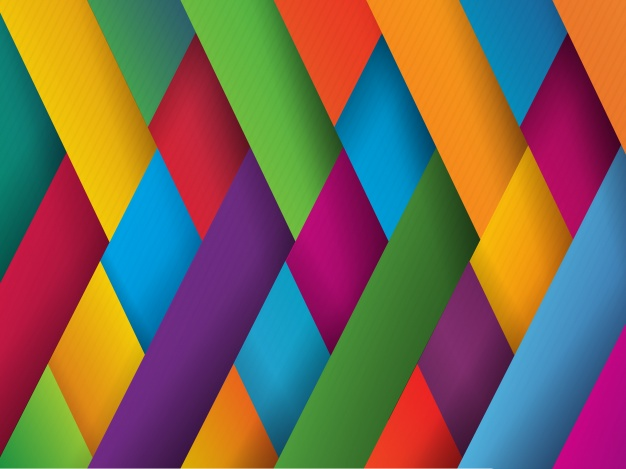
//> input picture KMeans/multicolor.jpg, 626 x 469 px
$ ./prova multicolor.jpg 3 3 3   (built with g++ and OpenCV 4)
//> lines starting //> are read from the running program, lines starting //| are printed output that depends on the picture
#include <iostream>
#include <cmath>
#include "opencv2/highgui/highgui.hpp"
#include "opencv2/imgproc/imgproc.hpp"

using namespace std;
using namespace cv;

Mat kMeans(Mat img,int K,int tentativi,int soglia)
{
  Mat toModify = img.clone();
  int rows = img.rows;
  int cols = img.cols;
  vector<Vec3b> oldPoints;
  vector<Vec3b> newPoints;
  vector<Point> clusters[K];

  for(int i=0; i<K; i++)
  {
    int x = rand()%rows;
    int y = rand()%cols;
    Vec3b V = img.at<Vec3b>(x,y);
    oldPoints.push_back(V);
  }

  int n = 0;
  bool finito = 0;
  while(!finito && n<=tentativi)
  {
    cout << "Tentativo numero: "<< n+1 << endl;

    for(int i=0; i<K; i++)
    {
      clusters[i].clear();
    }

    for(int i=0; i<rows; i++)
    {
      for(int j=0; j<cols; j++)
      {
        int indice;
        int minimo = INT_MAX;
        for(int k=0; k<K; k++)
        {
          int distanza = sqrt(pow(img.at<Vec3b>(i,j).val[0]-oldPoints[k].val[0],2) +
                          pow(img.at<Vec3b>(i,j).val[1]-oldPoints[k].val[1],2) +
                          pow(img.at<Vec3b>(i,j).val[2]-oldPoints[k].val[2],2));

          if(distanza < minimo)
          {
            minimo = distanza;
            indice = k;
          }
        }
        Point p = Point(i,j);
        clusters[indice].push_back(p);
      }
    }

    for(int i=0; i<K; i++)
    {
      Vec3b V;
      int val0 = 0;
      int val1 = 0;
      int val2 = 0;

      for(int j=0 ; j<clusters[i].size(); j++)
      {
        int x = clusters[i][j].x;
        int y = clusters[i][j].y;

        val0 += img.at<Vec3b>(x,y).val[0];
        val1 += img.at<Vec3b>(x,y).val[1];
        val2 += img.at<Vec3b>(x,y).val[2];
      }

      V.val[0] = val0/clusters[i].size();
      V.val[1] = val1/clusters[i].size();
      V.val[2] = val2/clusters[i].size();

      newPoints.push_back(V);
    }

    finito = 1;

    for(int i=0; i<K; i++)
    {
      int distance = sqrt(pow(newPoints[i].val[0]-oldPoints[i].val[0],2) + pow(newPoints[i].val[1]-oldPoints[i].val[1],2) + pow(newPoints[i].val[2]-oldPoints[i].val[2],2));

      if(distance > soglia)
      {
          oldPoints = newPoints;
          newPoints.clear();
          finito = 0;
          break;
      }
    }
    n++;

    }

    for(int i=0; i<K; i++)
    {
      for(int j=0; j<clusters[i].size(); j++)
      {
          toModify.at<Vec3b>(clusters[i][j].x,clusters[i][j].y).val[0] = newPoints[i].val[0];
          toModify.at<Vec3b>(clusters[i][j].x,clusters[i][j].y).val[1] = newPoints[i].val[1];
          toModify.at<Vec3b>(clusters[i][j].x,clusters[i][j].y).val[2] = newPoints[i].val[2];
      }
    }

  return toModify;
}

int main(int argc, char **argv)
{
  if(argv[1] == nullptr)
  {
    cerr << "Inserire un argomento da passare al main" << endl;
    exit(-1);
  }

  Mat image = imread(argv[1], 1);
//> image is the input picture: 469 rows x 626 cols, CV_8UC3; mean B, G, R 83.8, 102.1, 122.6
  Mat outputImage = Mat::zeros(image.size(),image.type());
  if(!image.data)
  {
    cout << "Impossibile leggere l'immagine!\n" << endl;
    exit(0);
  }
  int k = atoi(argv[2]);
//> k = 3
  int tentativi = atoi(argv[3]);
//> tentativi = 3
  int soglia = atoi(argv[4]);
//> soglia = 3

  srand((unsigned int)time(NULL));
  outputImage = kMeans(image,k,tentativi,soglia);
//> the loop in kMeans, `for(int i=0; i<K; i++)` made 3 passes
//> the loop in kMeans, `for(int i=0; i<K; i++)` made 3 passes
//> after the loop in kMeans, `for(int i=0; i<K; i++)`:
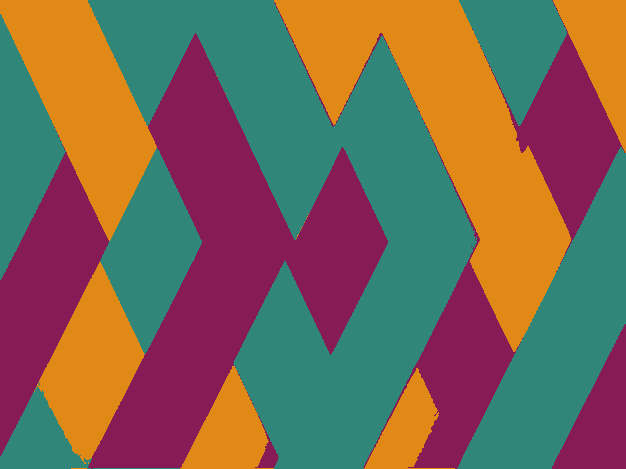
//> toModify: 469 rows x 626 cols, CV_8UC3; mean B, G, R 83.5, 101.7, 122.2

  namedWindow("Original",0);
  imshow("Original",image);
  namedWindow("kMeans",0);
  imshow("kMeans",outputImage);

  waitKey();
  return 0;
}
